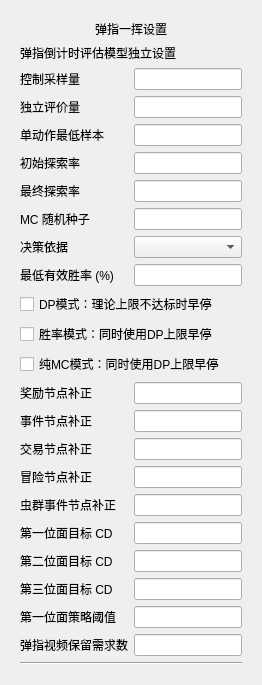
<?xml version="1.0" encoding="UTF-8"?>
<ui version="4.0">
 <class>FingerSnapSettings</class>
 <widget class="QWidget" name="FingerSnapSettings">
  <layout class="QVBoxLayout" name="FingerSnapSettings_layout">
   <item>
    <widget class="QWidget" name="Finger_snap_group">
     <layout class="QVBoxLayout" name="verticalLayout_finger_snap_group">
      <item>
       <widget class="QLabel" name="label_finger_snap_header">
        <property name="text">
         <string>弹指一挥设置</string>
        </property>
        <property name="alignment">
         <set>Qt::AlignCenter</set>
        </property>
       </widget>
      </item>
      <item>
       <widget class="QLabel" name="Finger_snap_description_label">
        <property name="text">
         <string>弹指倒计时评估模型独立设置</string>
        </property>
        <property name="wordWrap">
         <bool>true</bool>
        </property>
       </widget>
      </item>
      <item>
       <layout class="QFormLayout" name="formLayout_finger_snap">
        <item row="0" column="0">
         <widget class="QLabel" name="Finger_snap_control_rollouts_label">
          <property name="text">
           <string>控制采样量</string>
          </property>
         </widget>
        </item>
        <item row="0" column="1">
         <widget class="QLineEdit" name="Finger_snap_control_rollouts_input" />
        </item>
        <item row="1" column="0">
         <widget class="QLabel" name="Finger_snap_evaluation_rollouts_label">
          <property name="text">
           <string>独立评价量</string>
          </property>
         </widget>
        </item>
        <item row="1" column="1">
         <widget class="QLineEdit" name="Finger_snap_evaluation_rollouts_input" />
        </item>
        <item row="2" column="0">
         <widget class="QLabel" name="Finger_snap_min_visits_label">
          <property name="text">
           <string>单动作最低样本</string>
          </property>
         </widget>
        </item>
        <item row="2" column="1">
         <widget class="QLineEdit" name="Finger_snap_min_visits_input" />
        </item>
        <item row="3" column="0">
         <widget class="QLabel" name="Finger_snap_epsilon_start_label">
          <property name="text">
           <string>初始探索率</string>
          </property>
         </widget>
        </item>
        <item row="3" column="1">
         <widget class="QLineEdit" name="Finger_snap_epsilon_start_input" />
        </item>
        <item row="4" column="0">
         <widget class="QLabel" name="Finger_snap_epsilon_end_label">
          <property name="text">
           <string>最终探索率</string>
          </property>
         </widget>
        </item>
        <item row="4" column="1">
         <widget class="QLineEdit" name="Finger_snap_epsilon_end_input" />
        </item>
        <item row="5" column="0">
         <widget class="QLabel" name="Finger_snap_seed_label">
          <property name="text">
           <string>MC 随机种子</string>
          </property>
         </widget>
        </item>
        <item row="5" column="1">
         <widget class="QLineEdit" name="Finger_snap_seed_input" />
        </item>
        <item row="6" column="0">
         <widget class="QLabel" name="Finger_snap_decision_mode_label">
          <property name="text">
           <string>决策依据</string>
          </property>
         </widget>
        </item>
        <item row="6" column="1">
         <widget class="QComboBox" name="Finger_snap_decision_mode_combo" />
        </item>
        <item row="7" column="0">
         <widget class="QLabel" name="Finger_snap_win_rate_noise_floor_percent_label">
          <property name="text">
           <string>最低有效胜率 (%)</string>
          </property>
         </widget>
        </item>
        <item row="7" column="1">
         <widget class="QLineEdit" name="Finger_snap_win_rate_noise_floor_percent_input">
          <property name="toolTip">
           <string>低于此胜率的候选按0处理；0表示关闭过滤。例如0.2可过滤0.1401%的单次命中噪声。</string>
          </property>
         </widget>
        </item>
        <item row="8" column="0" colspan="2">
         <widget class="QCheckBox" name="Finger_snap_dp_early_stop_checkbox">
          <property name="text">
           <string>DP模式：理论上限不达标时早停</string>
          </property>
         </widget>
        </item>
        <item row="9" column="0" colspan="2">
         <widget class="QCheckBox" name="Finger_snap_win_rate_dp_early_stop_checkbox">
          <property name="text">
           <string>胜率模式：同时使用DP上限早停</string>
          </property>
         </widget>
        </item>
        <item row="10" column="0" colspan="2">
         <widget class="QCheckBox" name="Finger_snap_mc_dp_early_stop_checkbox">
          <property name="text">
           <string>纯MC模式：同时使用DP上限早停</string>
          </property>
         </widget>
        </item>
        <item row="11" column="0">
         <widget class="QLabel" name="Finger_snap_path_reward_bonus_label">
          <property name="text">
           <string>奖励节点补正</string>
          </property>
         </widget>
        </item>
        <item row="11" column="1">
         <widget class="QLineEdit" name="Finger_snap_path_reward_bonus_input" />
        </item>
        <item row="12" column="0">
         <widget class="QLabel" name="Finger_snap_path_event_bonus_label">
          <property name="text">
           <string>事件节点补正</string>
          </property>
         </widget>
        </item>
        <item row="12" column="1">
         <widget class="QLineEdit" name="Finger_snap_path_event_bonus_input" />
        </item>
        <item row="13" column="0">
         <widget class="QLabel" name="Finger_snap_path_trade_bonus_label">
          <property name="text">
           <string>交易节点补正</string>
          </property>
         </widget>
        </item>
        <item row="13" column="1">
         <widget class="QLineEdit" name="Finger_snap_path_trade_bonus_input" />
        </item>
        <item row="14" column="0">
         <widget class="QLabel" name="Finger_snap_path_adventure_bonus_label">
          <property name="text">
           <string>冒险节点补正</string>
          </property>
         </widget>
        </item>
        <item row="14" column="1">
         <widget class="QLineEdit" name="Finger_snap_path_adventure_bonus_input" />
        </item>
        <item row="15" column="0">
         <widget class="QLabel" name="Finger_snap_path_bugevent_bonus_label">
          <property name="text">
           <string>虫群事件节点补正</string>
          </property>
         </widget>
        </item>
        <item row="15" column="1">
         <widget class="QLineEdit" name="Finger_snap_path_bugevent_bonus_input" />
        </item>
        <item row="16" column="0">
         <widget class="QLabel" name="Finger_snap_plane1_target_label">
          <property name="text">
           <string>第一位面目标 CD</string>
          </property>
         </widget>
        </item>
        <item row="16" column="1">
         <widget class="QLineEdit" name="Finger_snap_plane1_target_input" />
        </item>
        <item row="17" column="0">
         <widget class="QLabel" name="Finger_snap_plane2_target_label">
          <property name="text">
           <string>第二位面目标 CD</string>
          </property>
         </widget>
        </item>
        <item row="17" column="1">
         <widget class="QLineEdit" name="Finger_snap_plane2_target_input" />
        </item>
        <item row="18" column="0">
         <widget class="QLabel" name="Finger_snap_plane3_target_label">
          <property name="text">
           <string>第三位面目标 CD</string>
          </property>
         </widget>
        </item>
        <item row="18" column="1">
         <widget class="QLineEdit" name="Finger_snap_plane3_target_input" />
        </item>
        <item row="19" column="0">
         <widget class="QLabel" name="Finger_snap_first_plane_threshold_label">
          <property name="text">
           <string>第一位面策略阈值</string>
          </property>
         </widget>
        </item>
        <item row="19" column="1">
         <widget class="QLineEdit" name="Finger_snap_first_plane_threshold_input" />
        </item>
        <item row="20" column="0">
         <widget class="QLabel" name="Finger_snap_record_keep_count_label">
          <property name="text">
           <string>弹指视频保留需求数</string>
          </property>
         </widget>
        </item>
        <item row="20" column="1">
         <widget class="QLineEdit" name="Finger_snap_record_keep_count_input" />
        </item>
       </layout>
      </item>
      <item>
       <widget class="Line" name="line_any_fate">
        <property name="orientation">
         <enum>Qt::Horizontal</enum>
        </property>
       </widget>
      </item>
     </layout>
    </widget>
   </item>
  </layout>
 </widget>
 <resources />
 <connections />
</ui>
